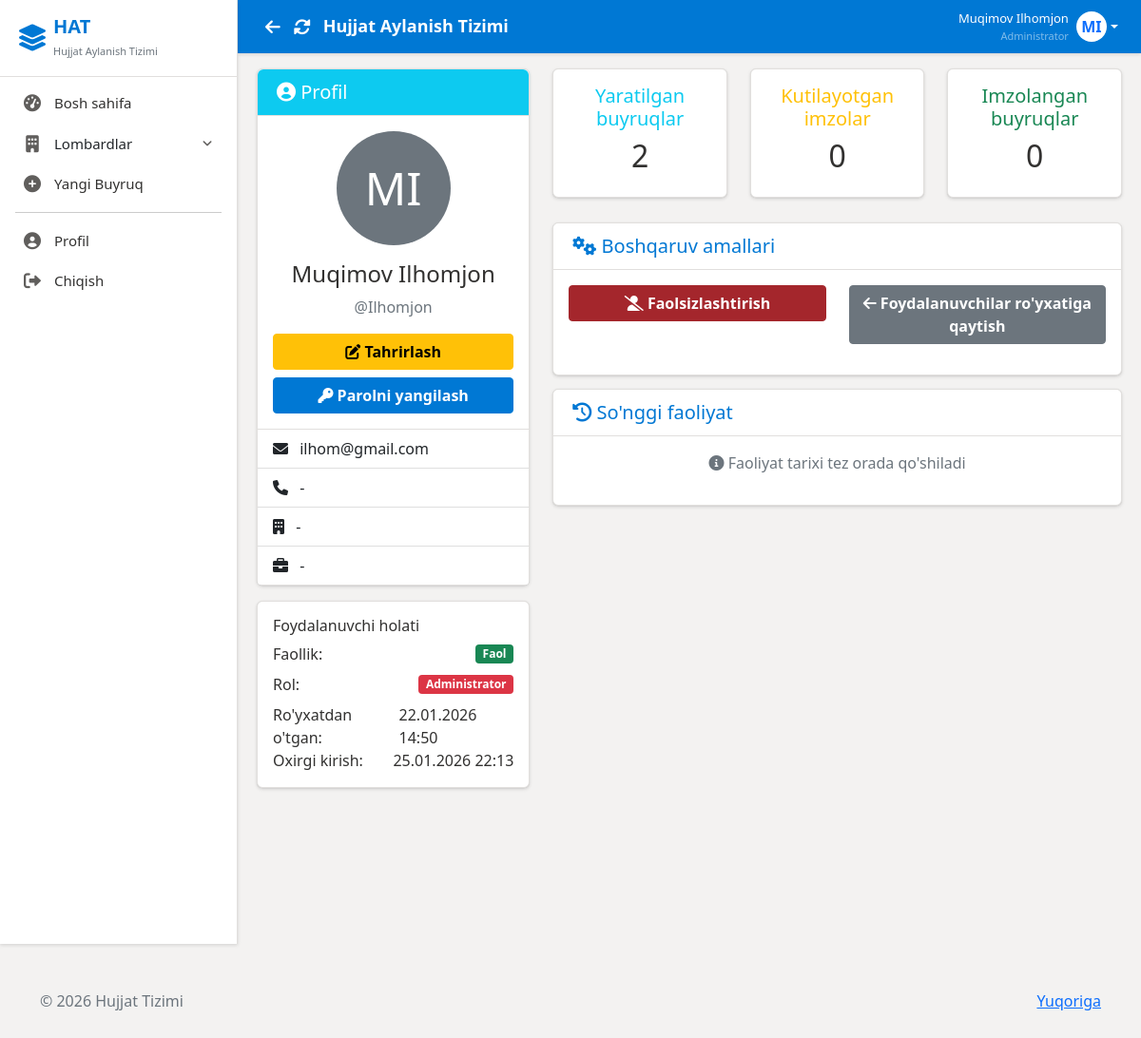
The page /user/1/ (signed in) on the database as committed earlier.
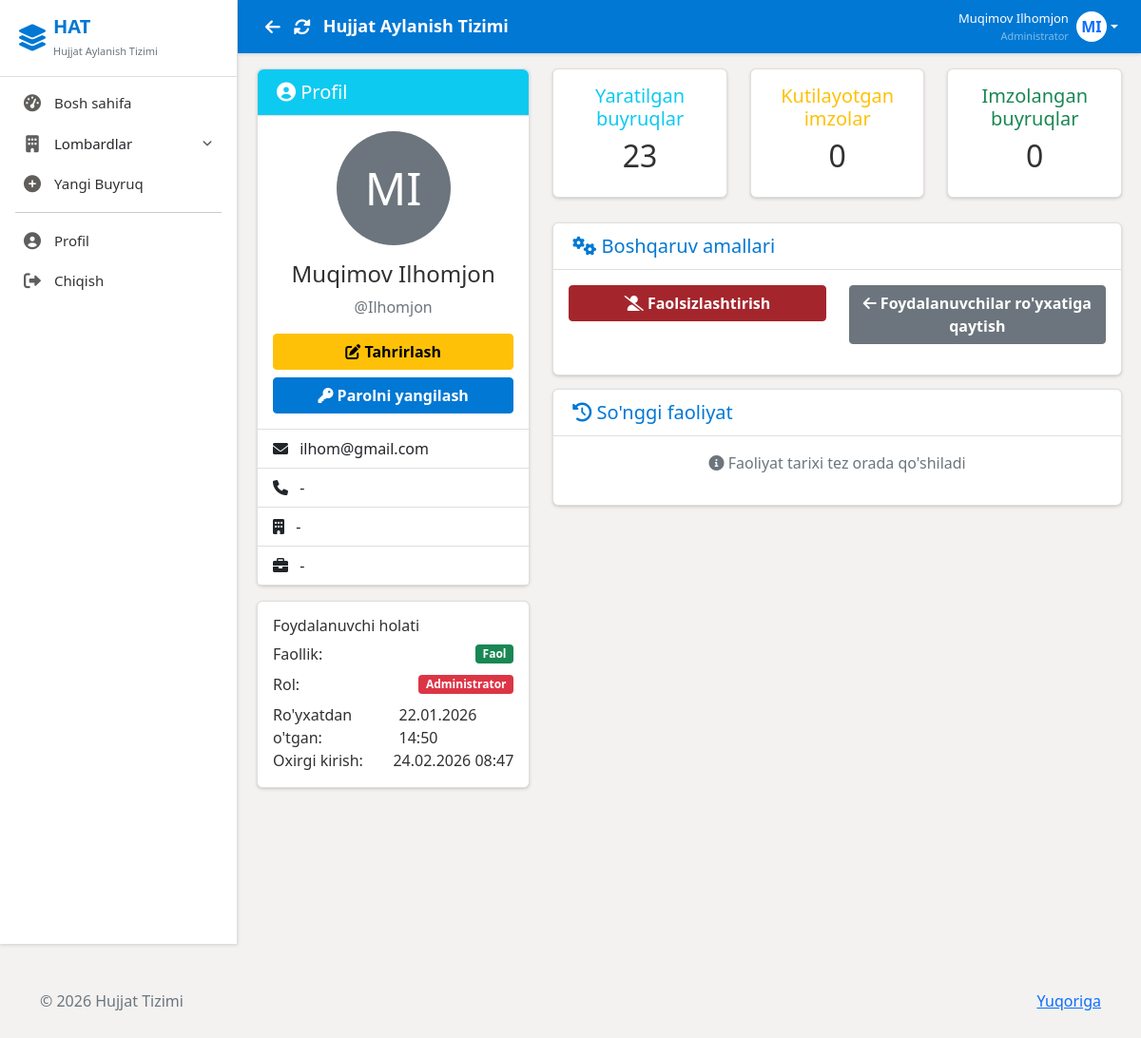
The same page on the database as committed later.
### users/models.py (models this page shows, shortened)
class CustomUser(AbstractUser):
    ROLE_CHOICES = (
        ('admin', 'Administrator'),
        ('employee', 'Ishchi'),
        ('director', 'Direktor'),
    )
    role = models.CharField(max_length=20, choices=ROLE_CHOICES, default='employee')
    branch = models.ManyToManyField(
        Branch,
        related_name='employees',
        blank=True
    )
    profile_image = models.ImageField(upload_to='profiles/', null=True, blank=True)
    signature_image = models.ImageField(upload_to='signatures/', null=True, blank=True)
    fingerprint_enabled = models.BooleanField(default=False, verbose_name='Fingerprint Authentication Enabled')
    middle_name = models.CharField(max_length=100, blank=True, verbose_name='Otasining ismi')
    position = models.CharField(max_length=200, blank=True, verbose_name='Lavozim')
    class Meta:
        verbose_name = 'User'
        verbose_name_plural = 'Users'

### users/views.py (the view)
# urls.py: path('user/<int:user_id>/',         views.user_detail,          name='user_detail'),
@login_required
def user_detail(request, user_id):
    if not request.user.role == 'admin':
        messages.error(request, "You don't have access to this page")
        return redirect('dashboard')
    user = get_object_or_404(CustomUser, id=user_id)
    created_orders = Order.objects.filter(created_by=user).count()
    pending_signatures = Order.objects.filter(
        signers__user=user,
        status__in=['pending', 'partial']
    ).count()
    completed_signatures = OrderSignature.objects.filter(
        user=user,
        signed=True
    ).count()
    context = {
        'user': user,
        'created_orders': created_orders,
        'pending_signatures': pending_signatures,
        'completed_signatures': completed_signatures,
    }
    return render(request, 'users/user_detail.html', context)

### users/context_processors.py (called while the page is built)
def sidebar_branches(request):
    branches = Branch.objects.select_related('parent_branch').prefetch_related('sub_branches')
    return {
        'sidebar_branches': branches
    }

### templates/users/user_detail.html (shortened to what the changed rows need)
{% extends 'base.html' %}
{% block content %}
<div class="row">
    <div class="col-md-4">
        <div class="card">
            <div class="card-body text-center">
                <div class="mb-3">
                    <div class="avatar-circle" style="width: 120px; height: 120px; background: #6c757d; border-radius: 50%; margin: 0 auto; display: flex; align-items: center; justify-content: center; font-size: 48px; color: white;">
                        {{ user.first_name|first|upper }}{{ user.last_name|first|upper }}
                    </div>
                </div>
                <h4>{{ user.get_full_name }}</h4>
                <p class="text-muted">@{{ user.username }}</p>
                <div class="d-grid gap-2">
                    <a href="{% url 'edit_user' user.id %}" class="btn btn-warning">
                    </a>
                    <a href="{% url 'reset_password' user.id %}" class="btn btn-primary">
                    </a>
                </div>
            </div>
            <ul class="list-group list-group-flush">
                <li class="list-group-item">
                    <i class="fas fa-envelope me-2"></i>
                    {{ user.email }}
                </li>
                <li class="list-group-item">
                    <i class="fas fa-phone me-2"></i>
                    {{ user.phone|default:"-" }}
                </li>
                <li class="list-group-item">
                    <i class="fas fa-building me-2"></i>
                    {{ user.branch.name|default:"-" }}
                </li>
                <li class="list-group-item">
                    <i class="fas fa-briefcase me-2"></i>
                    {{ user.position|default:"-" }}
                </li>
            </ul>
        </div>
        <div class="card mt-3">
            <div class="card-body">
                <div class="d-flex justify-content-between align-items-center mb-2">
                    <span>Rol:</span>
                    <span class="badge {% if user.role == 'admin' %}bg-danger{% else %}bg-info{% endif %}">
                        {{ user.get_role_display }}
                    </span>
                </div>
                <div class="d-flex justify-content-between align-items-center">
                    <span>Ro'yxatdan o'tgan:</span>
                    <span>{{ user.date_joined|date:"d.m.Y H:i" }}</span>
                </div>
                <div class="d-flex justify-content-between align-items-center">
                    <span>Oxirgi kirish:</span>
                    <span>{{ user.last_login|date:"d.m.Y H:i"|default:"-" }}</span>
                </div>
            </div>
        </div>
    </div>
    <div class="col-md-8">
        <div class="row">
            <div class="col-md-4">
                <div class="card text-center">
                    <div class="card-body">
                        <h5 class="card-title text-info">Yaratilgan buyruqlar</h5>
                        <h2>{{ created_orders }}</h2>
                    </div>
                </div>
            </div>
            <div class="col-md-4">
                <div class="card text-center">
                    <div class="card-body">
                        <h2>{{ pending_signatures }}</h2>
                    </div>
                </div>
            </div>
            <div class="col-md-4">
                <div class="card text-center">
                    <div class="card-body">
                        <h2>{{ completed_signatures }}</h2>
                    </div>
                </div>
            </div>
        </div>
    </div>
</div>
{% endblock %}

### templates/layouts/header.html (shortened to what this page needs)
<div class="header">
  <div class="d-flex align-items-center">
    <button onclick="history.back()" class="btn btn-link text-white p-1 me-1" title="Orqaga" style="font-size:18px; text-decoration:none;">
      <i class="fas fa-arrow-left"></i>
    </button>
    <button onclick="location.reload()" class="btn btn-link text-white p-1 me-2" title="Yangilash" style="font-size:18px; text-decoration:none;">
      <i class="fas fa-sync-alt"></i>
    </button>
    <h4>{% block header_title %}Hujjat Aylanish Tizimi{% endblock %}</h4>
  </div>
  {% if user.is_authenticated %}
  <div class="user-info">
    <div class="dropdown">
      <a href="#" class="d-flex align-items-center text-decoration-none dropdown-toggle text-white"
        data-bs-toggle="dropdown">
        <div class="text-end me-2 d-none d-md-block">
          <div class="fw-semibold" style="font-size: 13px;">{{ user.get_full_name }}</div>
          <div class="text-white-50" style="font-size: 11px;">{{ user.get_role_display }}</div>
        </div>
        {% if user.profile_image %}
        <img src="{{ user.profile_image.url }}" alt="Profile" class="user-avatar">
        {% else %}
        <div class="user-avatar bg-white text-primary d-flex align-items-center justify-content-center fw-bold">
          {{ user.first_name|first }}{{ user.last_name|first }}
        </div>
        {% endif %}
      </a>
    </div>
  </div>
  {% endif %}
</div>

Rows that differ between the two databases and show on the page:
changed CustomUser "Muqimov Ilhomjon": last_login "25.01.2026 22:13" → "24.02.2026 08:47"
Other text that changed with them:
{{ created_orders }}: "2" → "23"
